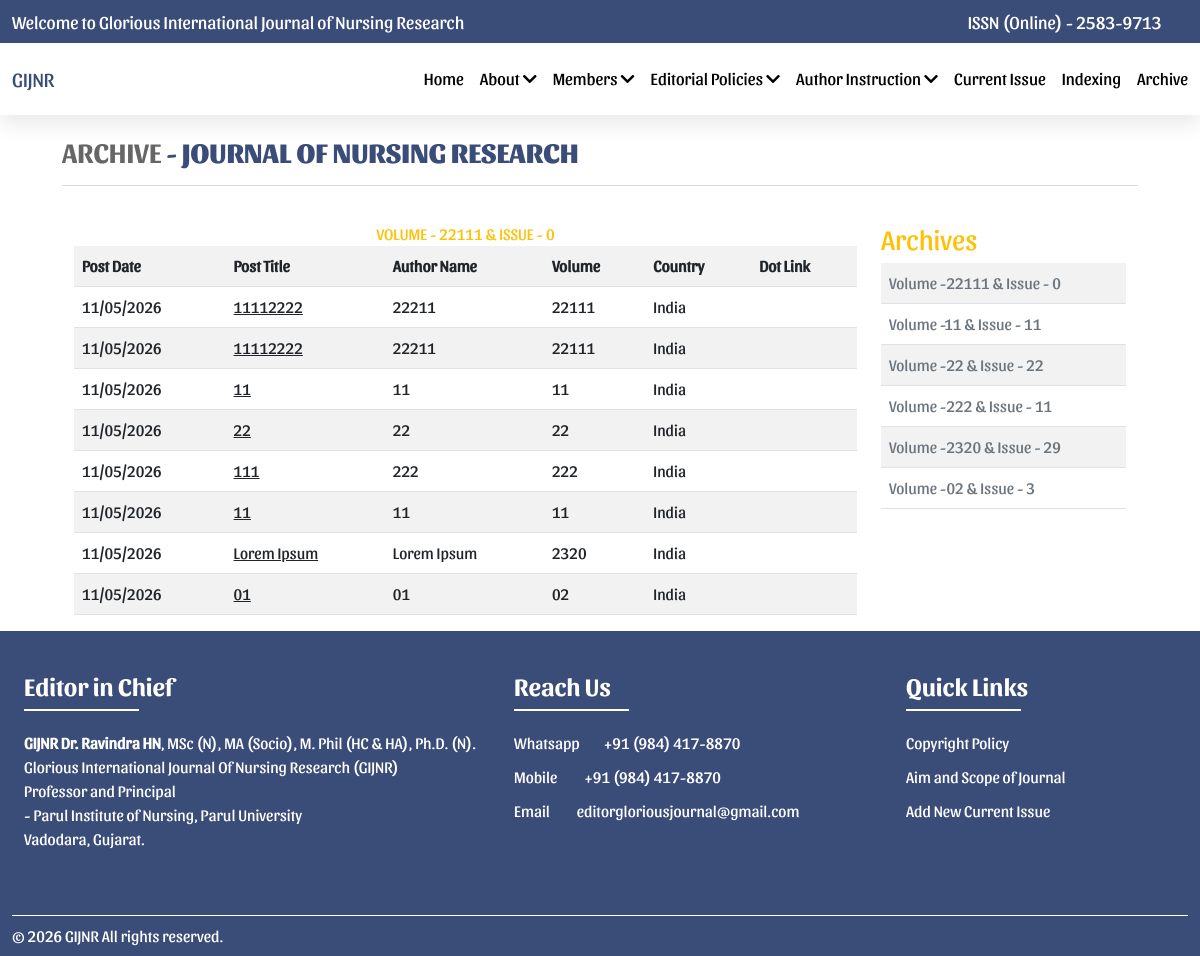
/archive.php, run on the app's committed database.
### tables this page shows
CREATE TABLE `current_issue` (
  `id` int(11) NOT NULL,
  `publish_date` date DEFAULT NULL,
  `title` varchar(255) DEFAULT NULL,
  `author_description` text DEFAULT NULL,
  `volume` varchar(255) DEFAULT NULL,
  `issue` int(11) NOT NULL DEFAULT 0,
  `country` varchar(255) DEFAULT 'India',
  `doi_no` varchar(255) DEFAULT NULL,
  `doi_link` text DEFAULT NULL,
  `abstract` text DEFAULT NULL,
  `keywords` text DEFAULT NULL,
  `attachment` varchar(255) DEFAULT NULL,
  `add_field_1` text DEFAULT NULL,
  `add_field_2` text DEFAULT NULL,
  `display_order` int(11) NOT NULL DEFAULT 0,
  `created_at` datetime DEFAULT NULL,
  `updated_at` timestamp NOT NULL DEFAULT current_timestamp(),
  `active_status` varchar(4) NOT NULL DEFAULT 'Y',
  `deleted_status` varchar(4) NOT NULL DEFAULT 'N'
);

### connection.php (called while the page is built, shortened)
<?php
$tagline = "Journal of Nursing Research";
$url = "http://localhost/gloriousjournal_com/";
?>

### archive.php (the view, shortened to what this page needs)
<?php include "connection.php";
$sqlGetDistinctRecords = "SELECT DISTINCT(volume),issue FROM current_issue WHERE volume != (SELECT MAX(volume) FROM current_issue)";
$stmt = $conn->prepare($sqlGetDistinctRecords);
$stmt->execute();
$resultDistinct = $stmt->fetchAll(PDO::FETCH_ASSOC);
$sqlGetRecentRecords = "SELECT * FROM current_issue WHERE volume != (SELECT MAX(volume) FROM current_issue)";
$stmt = $conn->prepare($sqlGetRecentRecords);
$stmt->execute();
$result = $stmt->fetchAll(PDO::FETCH_ASSOC);
?>
<!DOCTYPE html>
<html lang="en">
<head>
    <?php include "include/head.php";?>
</head>
<body>
    <?php include "include/header.php";?>
    <section class="hero1">
        <div class="container custom-container-width">
            <div class="row">
                <div class="col-lg-12 align-items-center section-padding">
                    <div class="hero-body" data-aos="fade-up">
                        <h3 class="text-uppercase sub-header">Archive<span class="main_header main_clr sf-heavy"> - <?php echo $tagline;?></span>
                        </h3>
                        <hr />
                    </div>
                </div>
            </div>
            <div class="container">
                <div class="row">
                    <div class="col-9">
                        <?php
                        if($result && $result != false){
                            ?>
                            <div><center class="text-warning">VOLUME - <?php echo $result[0]['volume'];?> & ISSUE - <?php echo $result[0]['issue'];?></center></div>
                            <table class="table table-striped">
                                <tr>
                                    <th>Post Date</th>
                                    <th>Post Title</th>
                                    <th>Author Name</th>
                                    <th>Volume</th>
                                    <th>Country</th>
                                    <th>Dot Link</th>
                                </tr>
                            <?php
                            foreach($result as $data){
                                ?>
                                <tr>
                                    <td><?php echo date('d/m/Y',strtotime($data['publish_date']));?></td>
                                    <td>
                                        <div onclick="openPopup('<?php echo $data['id'];?>')" style="cursor:pointer;text-decoration:underline;"><?php echo $data['title'];?></div>
                                        </td>
                                    <td><?php echo $data['author_description'];?></td>
                                    <td><?php echo $data['volume'];?></td>
                                    <td><?php echo $data['country'];?></td>
                                    <td><?php echo $data['dot_link'];?></td>
                                </tr>
                                <?php
                            }
                            ?>
                            </table>
                            <?php
                        }
                        ?>
                    </div>
                    <div class="col-3">
                        <?php
                        if($resultDistinct && $resultDistinct != false){
                            ?>
                            <h3 class="text-warning">Archives</h3>
                            <table class="table table-striped">
                            <?php
                            foreach($resultDistinct as $data){
                                ?>
                                <tr>
                                    <td><a href="<?php echo $url."archive.php?volume=".$data['volume'];?>" class="text-secondary text-decoration-none">Volume -<?php echo $data['volume']." & Issue - ".$data['issue'];?></a></td>
                                </tr>
                                <?php
                            }
                            ?>
                            </table>
                            <?php
                        }
                        ?>
                    </div>
                </div>
            </div>
        </div>
    </section>
    <?php include 'include/footer.php';?>
</body>
</html>

### css/style.css (style rules this page uses)
:root { --main-clr: #3A4C78; --bg-gray: #F2F2F2; --secondary-clr:#000; --sf-reg: 'sf_pro_displayregular'; --sf-bld: 'sf_pro_displaybold'; --sf-medium: 'sf_pro_displaymedium'; --sf-heavy: 'sf_pro_displayheavy'; --shadow: 4px 8px 39px rgba(0, 0, 0, 0.10); --border-radius: 20px; }
body { font-family: var(--sf-reg); color: #6C6C6C; }
.container { max-width: 1200px; width: 100%; }
.custom-container-width { max-width: 1100px; width: 100%; }
.section-padding { padding-top: 20px; padding-bottom: 20px; }
.main_header { font-family: var(--sf-bld); }
.main_clr { color: var(--main-clr)!important; }
.sub-header { color: #666; font-family: var(--sf-bld); }
.sf-heavy { font-family: 'sf_pro_displayheavy'; }

### data on the page
current_issue: volume "22111", issue "0", publish_date "11/05/2026", title "11112222", author_description "22211", country "India"
current_issue: publish_date "11/05/2026", title "11112222", author_description "22211", volume "22111", country "India"
current_issue: publish_date "11/05/2026", title "11", author_description "11", volume "11", country "India"
current_issue: publish_date "11/05/2026", title "22", author_description "22", volume "22", country "India"
current_issue: publish_date "11/05/2026", title "111", author_description "222", volume "222", country "India"
current_issue: publish_date "11/05/2026", title "11", author_description "11", volume "11", country "India"
current_issue: publish_date "11/05/2026", title "Lorem Ipsum", author_description "Lorem Ipsum", volume "2320", country "India"
current_issue: publish_date "11/05/2026", title "01", author_description "01", volume "02", country "India"

### other printed values
$website_name "GIJNR"
$tagline "JOURNAL OF NURSING RESEARCH"
$data['volume'] "22111"
$data['issue'] "0"
$data['volume'] "11"
$data['issue'] "11"
$data['volume'] "22"
$data['issue'] "22"
$data['volume'] "222"
$data['volume'] "2320"
$data['issue'] "29"
$data['volume'] "02"
$data['issue'] "3"
formatPhoneNumber($contact2) "+91 (984) 417-8870"
formatPhoneNumber($contact) "+91 (984) 417-8870"
